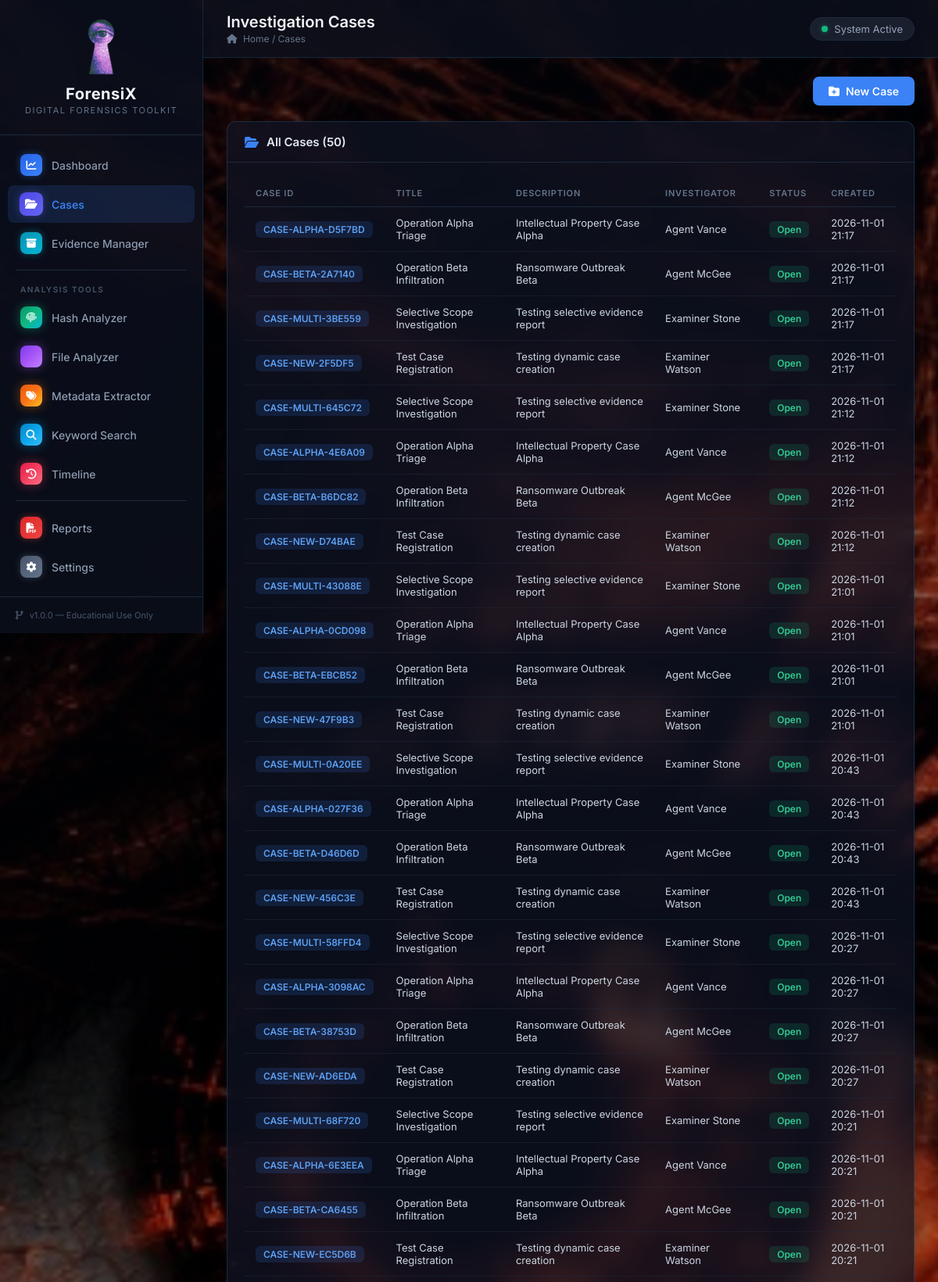
The app's page /cases (upper part) with its own data.
### tables this page shows
CREATE TABLE cases (
    id INTEGER PRIMARY KEY AUTOINCREMENT,
    case_id TEXT UNIQUE NOT NULL,          -- e.g., "CASE-2026-0001"
    title TEXT NOT NULL,                    -- Short title for the case
    description TEXT,                       -- Detailed description
    investigator TEXT NOT NULL,             -- Who is investigating
    status TEXT DEFAULT 'Open',             -- Open, Closed, or Archived
    created_at TEXT NOT NULL,               -- When the case was created
    updated_at TEXT NOT NULL                -- Last time the case was modified
);

### app.py (the view)
    @app.route('/cases')
    def cases():
        db = get_db()
        all_cases = db.execute(
            'SELECT * FROM cases ORDER BY created_at DESC'
        ).fetchall()
        return render_template('cases.html', cases=all_cases)

### database/db.py (called while the page is built)
def get_db():
    if 'db' not in g:
        g.db = sqlite3.connect(
            current_app.config['DATABASE'],
            detect_types=sqlite3.PARSE_DECLTYPES
        )
        g.db.row_factory = sqlite3.Row
        g.db.execute('PRAGMA foreign_keys = ON')
        check_or_migrate_reports_table(g.db)
    return g.db

### templates/cases.html (shortened to what this page needs)
{% extends "base.html" %}
{% block page_title %}Investigation Cases{% endblock %}
{% block breadcrumb %}/ <span>Cases</span>{% endblock %}
{% block content %}
<div class="page-actions">
    <button class="btn btn-primary" onclick="document.getElementById('newCaseModal').classList.add('show')">
        <i class="fas fa-folder-plus"></i> New Case
    </button>
</div>
{% if cases|length > 0 %}
<div class="card">
    <div class="card-header">
        <h3><i class="fas fa-folder-open"></i> All Cases ({{ cases|length }})</h3>
    </div>
    <div class="card-body">
        <table class="data-table">
            <thead>
                <tr>
                    <th>Case ID</th>
                    <th>Title</th>
                    <th>Description</th>
                    <th>Investigator</th>
                    <th>Status</th>
                    <th>Created</th>
                </tr>
            </thead>
            <tbody>
                {% for case in cases %}
                <tr>
                    <td><span class="badge badge-info">{{ case['case_id'] }}</span></td>
                    <td>{{ case['title'] }}</td>
                    <td>{{ case['description'][:60] }}{% if case['description']|length > 60 %}...{% endif %}</td>
                    <td>{{ case['investigator'] }}</td>
                    <td>
                        <span class="badge {% if case['status'] == 'Open' %}badge-success{% elif case['status'] == 'Closed' %}badge-secondary{% else %}badge-warning{% endif %}">
                            {{ case['status'] }}
                        </span>
                    </td>
                    <td>{{ case['created_at'][:16] }}</td>
                </tr>
                {% endfor %}
            </tbody>
        </table>
    </div>
</div>
{% endif %}
{% endblock %}

### static/css/style.css (style rules this page uses)
*, *::before, *::after { margin: 0; padding: 0; box-sizing: border-box; }
body { font-family: 'Inter', -apple-system, BlinkMacSystemFont, sans-serif; background: #000000 url('../img/forensic_bg.jpg') no-repeat center center fixed; background-size: cover; color: #e2e8f0; display: flex; min-height: 100vh; overflow-x: hidden; position: relative; }
body::before { content: ''; position: fixed; top: 0; left: 0; width: 100%; height: 100%; background: radial-gradient(circle at center, rgba(0, 0, 0, 0.15) 0%, rgba(2, 4, 10, 0.65) 100%); pointer-events: none; z-index: 0; }
.card { background: rgba(14, 20, 36, 0.72); backdrop-filter: blur(16px); -webkit-backdrop-filter: blur(16px); border: 1px solid rgba(56, 189, 248, 0.18); border-radius: 12px; overflow: hidden; transition: border-color 0.2s, box-shadow 0.2s; box-shadow: 0 8px 30px rgba(0, 0, 0, 0.35); }
.card-header { padding: 16px 22px; border-bottom: 1px solid #1e293b; display: flex; align-items: center; justify-content: space-between; }
.card-header h3 { font-size: 15px; font-weight: 600; color: #e2e8f0; display: flex; align-items: center; gap: 10px; }
.card-header h3 i { color: #3b82f6; font-size: 16px; }
.card-body { padding: 22px; }
.data-table { width: 100%; border-collapse: collapse; font-size: 13px; }
.data-table thead th { text-align: left; padding: 10px 14px; color: #64748b; font-weight: 600; font-size: 11px; text-transform: uppercase; letter-spacing: 0.8px; border-bottom: 1px solid #1e293b; }
.data-table tbody td { padding: 12px 14px; color: #cbd5e1; border-bottom: 1px solid rgba(30, 41, 59, 0.5); }
.badge { display: inline-flex; align-items: center; padding: 3px 10px; border-radius: 6px; font-size: 12px; font-weight: 550; white-space: nowrap; }
.badge-info { background: rgba(59,130,246,0.15); color: #60a5fa; }
.badge-success { background: rgba(16,185,129,0.15); color: #34d399; }
.btn { display: inline-flex; align-items: center; gap: 8px; padding: 10px 20px; border-radius: 8px; font-size: 14px; font-weight: 550; cursor: pointer; border: none; transition: all 0.2s; font-family: inherit; }
.btn-primary { background: #3b82f6; color: #fff; }
.page-actions { display: flex; justify-content: flex-end; margin-bottom: 20px; gap: 10px; }

### records on screen
cases: case_id "CASE-ALPHA-D5F7BD", title "Operation Alpha Triage", description "Intellectual Property Case Alpha", investigator "Agent Vance", status "Open", created_at "2026-11-01 21:17"
cases: case_id "CASE-BETA-2A7140", title "Operation Beta Infiltration", description "Ransomware Outbreak Beta", investigator "Agent McGee", status "Open", created_at "2026-11-01 21:17"
cases: case_id "CASE-MULTI-3BE559", title "Selective Scope Investigation", description "Testing selective evidence report", investigator "Examiner Stone", status "Open", created_at "2026-11-01 21:17"
cases: case_id "CASE-NEW-2F5DF5", title "Test Case Registration", description "Testing dynamic case creation", investigator "Examiner Watson", status "Open", created_at "2026-11-01 21:17"
cases: case_id "CASE-MULTI-645C72", title "Selective Scope Investigation", description "Testing selective evidence report", investigator "Examiner Stone", status "Open", created_at "2026-11-01 21:12"
cases: case_id "CASE-ALPHA-4E6A09", title "Operation Alpha Triage", description "Intellectual Property Case Alpha", investigator "Agent Vance", status "Open", created_at "2026-11-01 21:12"
cases: case_id "CASE-BETA-B6DC82", title "Operation Beta Infiltration", description "Ransomware Outbreak Beta", investigator "Agent McGee", status "Open", created_at "2026-11-01 21:12"
cases: case_id "CASE-NEW-D74BAE", title "Test Case Registration", description "Testing dynamic case creation", investigator "Examiner Watson", status "Open", created_at "2026-11-01 21:12"
cases: case_id "CASE-MULTI-43088E", title "Selective Scope Investigation", description "Testing selective evidence report", investigator "Examiner Stone", status "Open", created_at "2026-11-01 21:01"
cases: case_id "CASE-ALPHA-0CD098", title "Operation Alpha Triage", description "Intellectual Property Case Alpha", investigator "Agent Vance", status "Open", created_at "2026-11-01 21:01"
cases: case_id "CASE-BETA-EBCB52", title "Operation Beta Infiltration", description "Ransomware Outbreak Beta", investigator "Agent McGee", status "Open", created_at "2026-11-01 21:01"
cases: case_id "CASE-NEW-47F9B3", title "Test Case Registration", description "Testing dynamic case creation", investigator "Examiner Watson", status "Open", created_at "2026-11-01 21:01"
cases: case_id "CASE-MULTI-0A20EE", title "Selective Scope Investigation", description "Testing selective evidence report", investigator "Examiner Stone", status "Open", created_at "2026-11-01 20:43"
cases: case_id "CASE-ALPHA-027F36", title "Operation Alpha Triage", description "Intellectual Property Case Alpha", investigator "Agent Vance", status "Open", created_at "2026-11-01 20:43"
cases: case_id "CASE-BETA-D46D6D", title "Operation Beta Infiltration", description "Ransomware Outbreak Beta", investigator "Agent McGee", status "Open", created_at "2026-11-01 20:43"
cases: case_id "CASE-NEW-456C3E", title "Test Case Registration", description "Testing dynamic case creation", investigator "Examiner Watson", status "Open", created_at "2026-11-01 20:43"
cases: case_id "CASE-MULTI-58FFD4", title "Selective Scope Investigation", description "Testing selective evidence report", investigator "Examiner Stone", status "Open", created_at "2026-11-01 20:27"
cases: case_id "CASE-ALPHA-3098AC", title "Operation Alpha Triage", description "Intellectual Property Case Alpha", investigator "Agent Vance", status "Open", created_at "2026-11-01 20:27"
cases: case_id "CASE-BETA-38753D", title "Operation Beta Infiltration", description "Ransomware Outbreak Beta", investigator "Agent McGee", status "Open", created_at "2026-11-01 20:27"
cases: case_id "CASE-NEW-AD6EDA", title "Test Case Registration", description "Testing dynamic case creation", investigator "Examiner Watson", status "Open", created_at "2026-11-01 20:27"
cases: case_id "CASE-MULTI-68F720", title "Selective Scope Investigation", description "Testing selective evidence report", investigator "Examiner Stone", status "Open", created_at "2026-11-01 20:21"
cases: case_id "CASE-ALPHA-6E3EEA", title "Operation Alpha Triage", description "Intellectual Property Case Alpha", investigator "Agent Vance", status "Open", created_at "2026-11-01 20:21"
cases: case_id "CASE-BETA-CA6455", title "Operation Beta Infiltration", description "Ransomware Outbreak Beta", investigator "Agent McGee", status "Open", created_at "2026-11-01 20:21"
cases: case_id "CASE-NEW-EC5D6B", title "Test Case Registration", description "Testing dynamic case creation", investigator "Examiner Watson", status "Open", created_at "2026-11-01 20:21"

### other values on screen
{{ cases|length }} "50"
